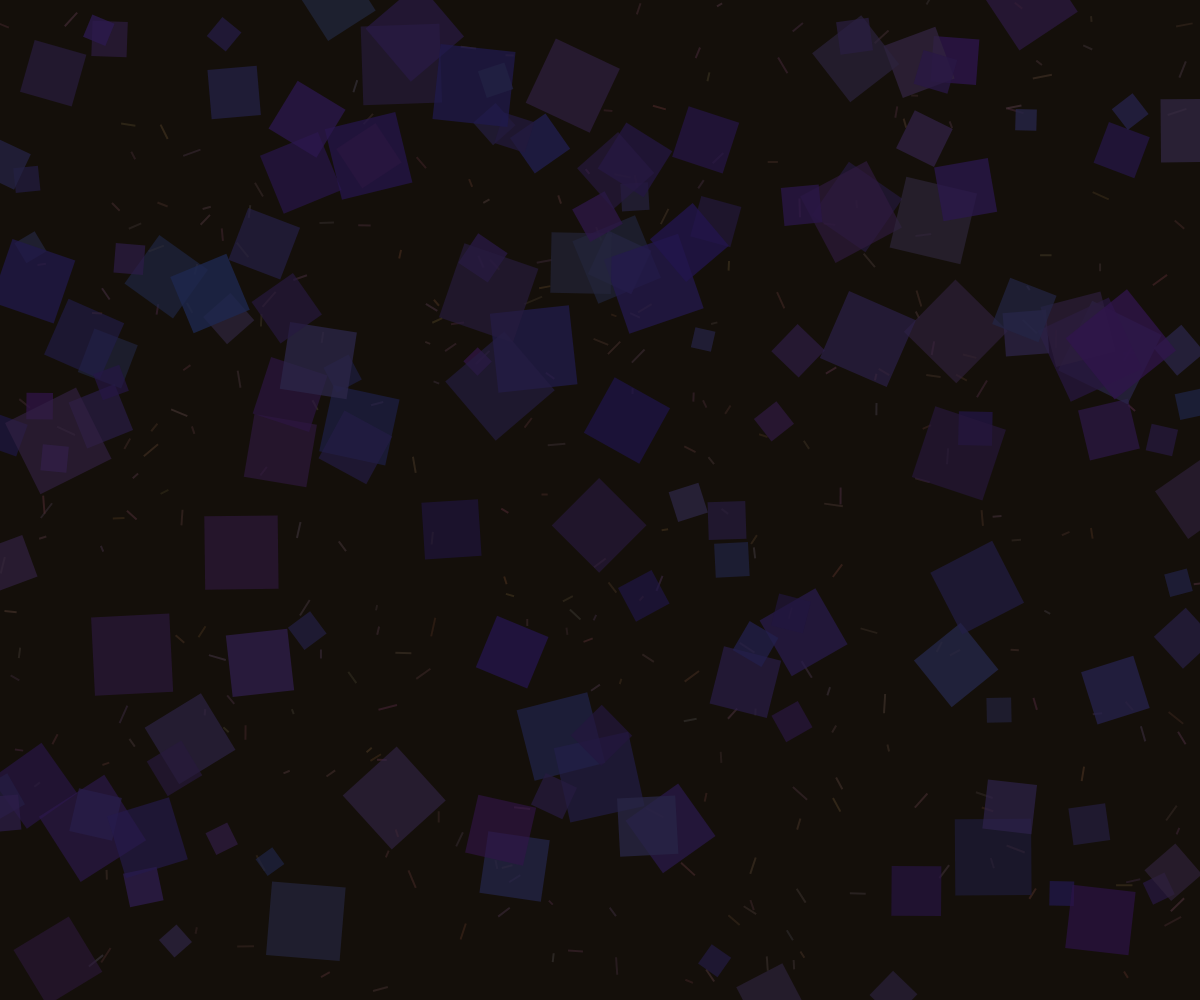
Frame 1 (no input)
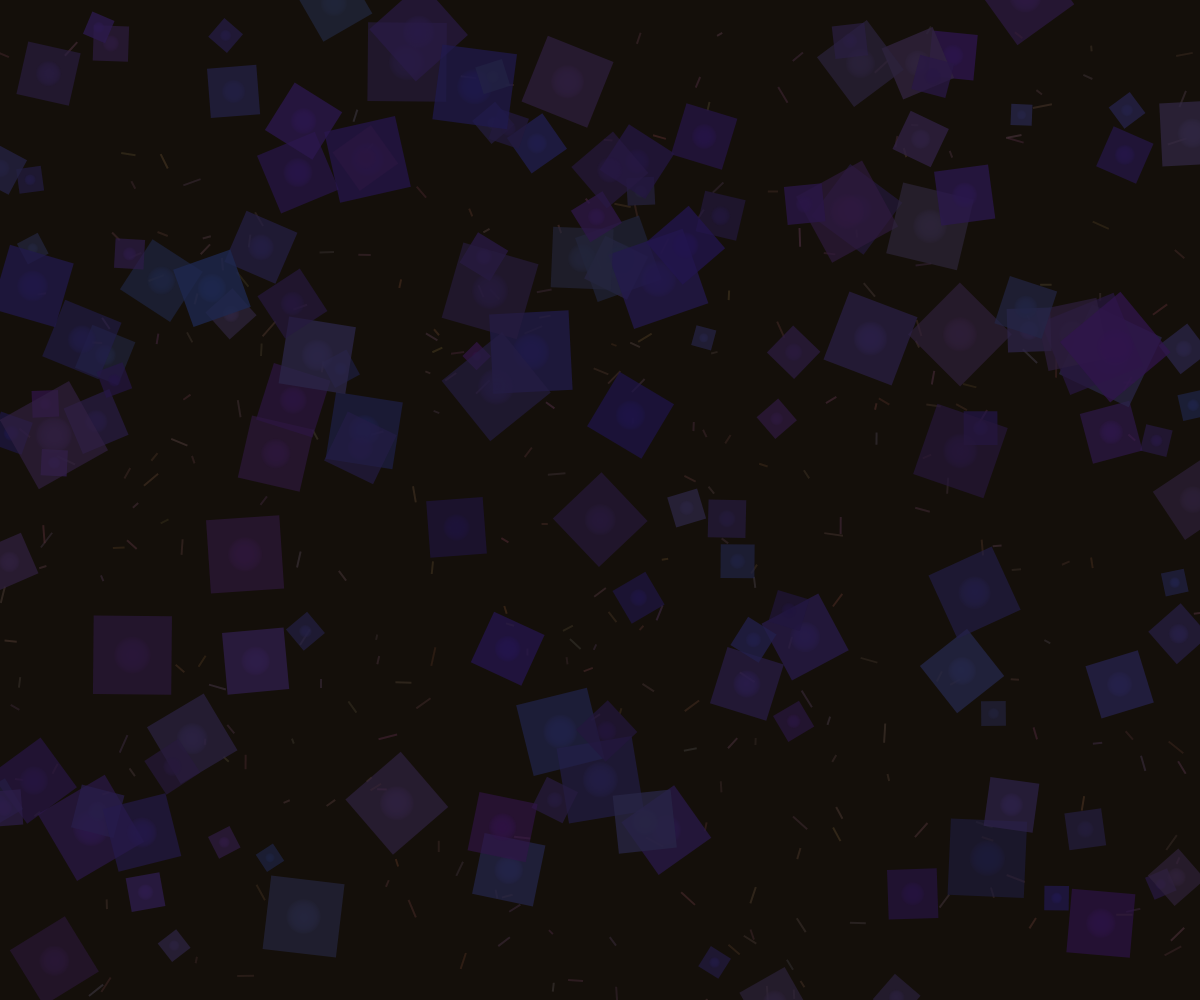
Frame 60 (no input)
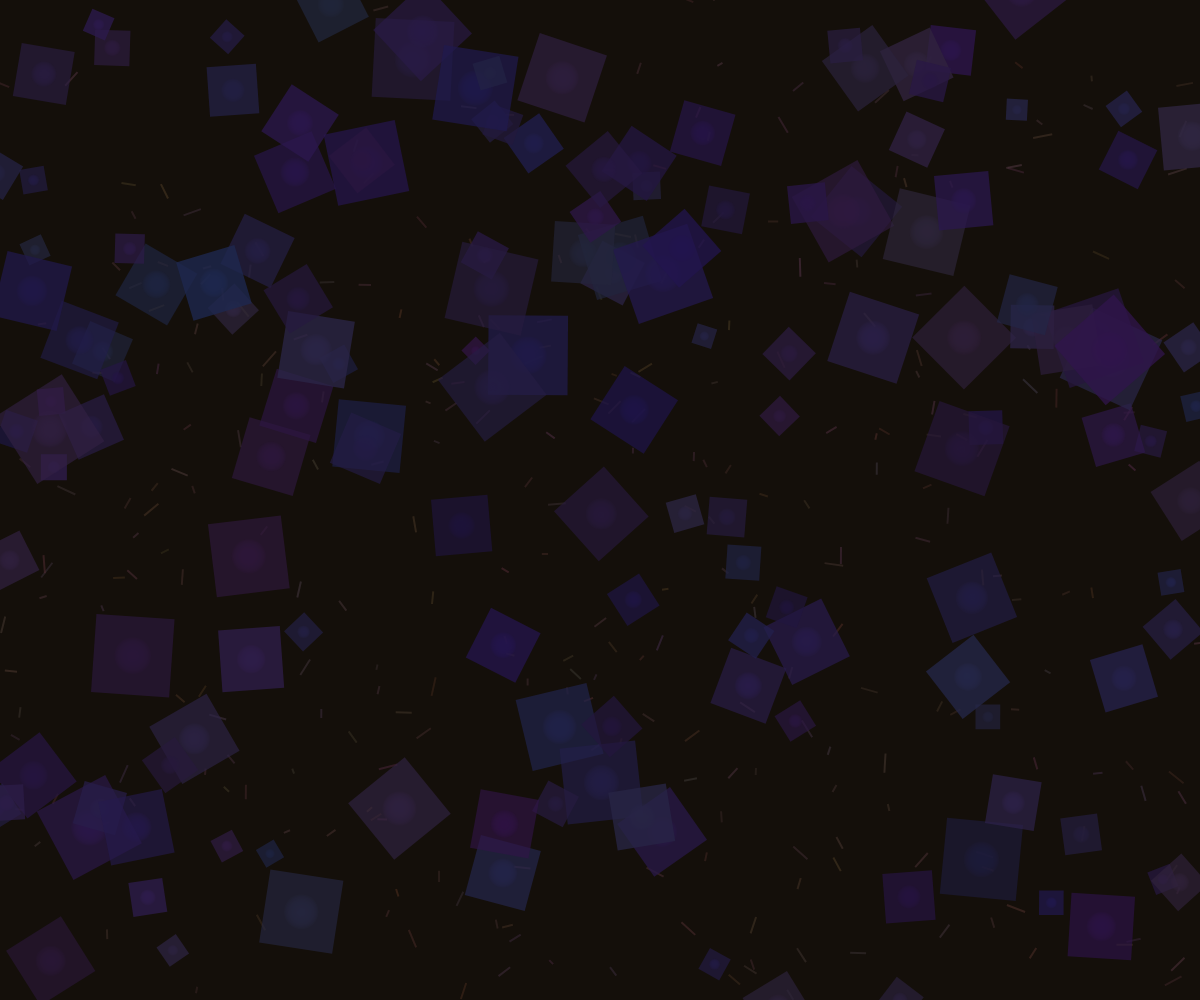
Frame 120 (the mouse pressed at the canvas centre since frame 60)

The p5.js sketch that drew these frames (run headless with seeded random() and noise() and a simulated clock; from frame 60 on, the mouse is pressed at the canvas centre):

// p5.js sketch
// ── sketch.js
let machinery = [];
let vines = [];
let time = 0;

function setup() {
  createCanvas(windowWidth, windowHeight);
  noStroke();
  
  // Create brass machinery components
  for (let i = 0; i < 150; i++) {
    machinery.push({
      x: random(width),
      y: random(height),
      size: random(20, 80),
      rotation: random(TWO_PI),
      rotationSpeed: random(-0.001, 0.001),
      hue: random(30, 50), // Warm brass tones
      saturation: random(20, 40),
      brightness: random(60, 80),
      alpha: random(150, 200),
      speedX: random(-0.1, 0.1),
      speedY: random(-0.1, 0.1),
      trail: []
    });
  }
  
  // Create overgrown vines
  for (let i = 0; i < 300; i++) {
    vines.push({
      x: random(width),
      y: random(height),
      length: random(5, 20),
      angle: random(TWO_PI),
      speed: random(0.001, 0.003),
      hue: random(60, 80), // Greenish tones
      saturation: random(40, 60),
      brightness: random(30, 70),
      alpha: random(100, 150)
    });
  }
}

function draw() {
  // Dark, deep background to suggest subterranean space
  background(20, 15, 10);
  
  time += 0.001;

  // Draw vines with slow, organic motion
  for (let vine of vines) {
    let sway = sin(time * vine.speed + vine.angle) * 0.2;
    let currentHue = vine.hue + sin(time * 0.5) * 5;
    
    fill(currentHue, vine.saturation, vine.brightness, vine.alpha);
    push();
    translate(vine.x, vine.y);
    rotate(vine.angle + sway);
    rect(0, -vine.length/2, 2, vine.length);
    pop();
    
    // Update position slowly
    vine.x += sin(time * 0.1) * 0.5;
    vine.y += cos(time * 0.1) * 0.5;
    
    // Keep vines on canvas with wrapping
    if (vine.x < -20) vine.x = width + 20;
    if (vine.x > width + 20) vine.x = -20;
    if (vine.y < -20) vine.y = height + 20;
    if (vine.y > height + 20) vine.y = -20;
  }

  // Draw machinery components
  for (let part of machinery) {
    // Update rotation
    part.rotation += part.rotationSpeed;
    
    // Update position with slow drift
    part.x += part.speedX;
    part.y += part.speedY;
    
    // Keep on canvas with wrapping
    if (part.x < -part.size) part.x = width + part.size;
    if (part.x > width + part.size) part.x = -part.size;
    if (part.y < -part.size) part.y = height + part.size;
    if (part.y > height + part.size) part.y = -part.size;
    
    // Add current position to trail
    part.trail.push({x: part.x, y: part.y});
    if (part.trail.length > 15) {
      part.trail.shift();
    }
    
    // Draw trail
    for (let i = 0; i < part.trail.length; i++) {
      let point = part.trail[i];
      let trailAlpha = map(i, 0, part.trail.length, 0, part.alpha * 0.3);
      fill(part.hue, part.saturation, part.brightness, trailAlpha);
      ellipse(point.x, point.y, part.size * (i / part.trail.length) * 0.5);
    }
    
    // Draw main machinery piece
    push();
    translate(part.x, part.y);
    rotate(part.rotation);
    fill(part.hue, part.saturation, part.brightness, part.alpha);
    rect(-part.size/2, -part.size/2, part.size, part.size);
    pop();
  }
}

function windowResized() {
  resizeCanvas(windowWidth, windowHeight);
}
